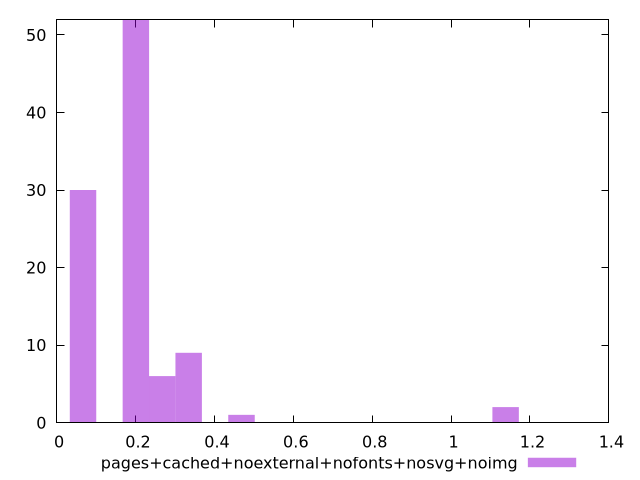

The script that saved this image:
$_pagesCachedNoexternalNofontsNosvgNoimg <<EOF
0.20086148760210168 52
0.3347691460035028 9
0.06695382920070056 30
0.26781531680280224 6
0.4686768044049039 1
1.1382150964119095 2
EOF
set key outside below
set terminal pngcairo
set output "report_00005_2020-11-02T22-26-11.212Z/cumulative-layout-shift/pages+cached+noexternal+nofonts+nosvg+noimg//raw_hist.png"
set yrange [0:52]
set boxwidth 0.06695382920070056
set style fill transparent solid 0.5 noborder
plot $_pagesCachedNoexternalNofontsNosvgNoimg title "pages+cached+noexternal+nofonts+nosvg+noimg" with boxes ,
